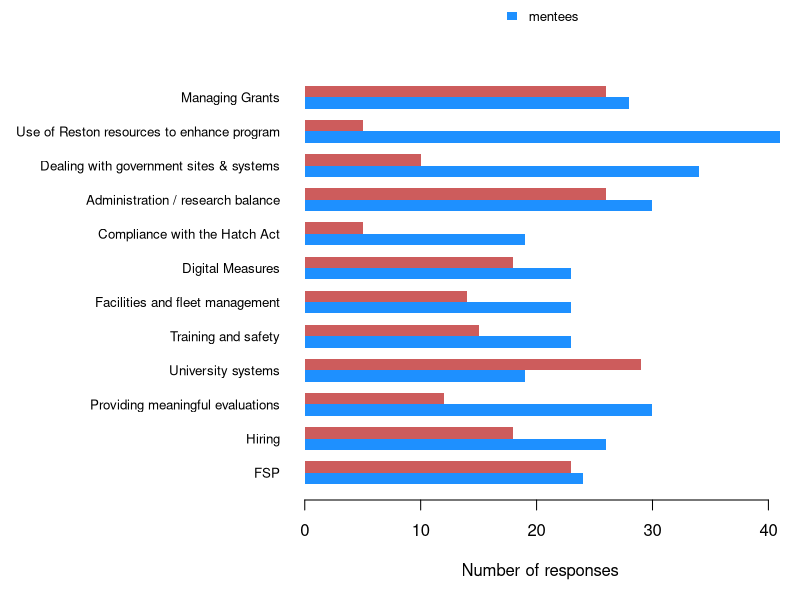

R code for this plot:
## 01_clean_data.R

## this script cleans up the raw survey data for summarizing and plotting

#### inits ####

library(here)
library(dplyr)

#### read data ####

data_raw <- readr::read_csv(here("data", "raw", "cru_peer_mentoring_survey.csv"))

#### admin ####

## admin responses
data_admin <- data_raw %>%
  select(starts_with("Administration")) %>%
  select(!contains("format")) %>%
  select(!contains("other topics"))
  
## number of mentees
mentees <- (data_admin == "Mentee" | data_admin == "Mentor;Mentee") %>%
  apply(2, sum, na.rm = TRUE)

## number of mentors
mentors <- (data_admin == "Mentor" | data_admin == "Mentor;Mentee") %>%
  apply(2, sum, na.rm = TRUE)

## matrix of data for plotting
data_plot <- rbind(mentees, mentors)

## list of topics
topics <- data_admin %>%
  colnames() %>%
  sub(pattern = "(^.*\\[)(.*)(\\])", replacement = "\\2")

## plot summary info
par(mai = c(0.9, 2.9, 0.6, 0.1),
    omi = rep(0.1, 4))
barplot(data_plot, beside = TRUE,
        col = c("dodgerblue", "indianred"), border = NA,
        names.arg = topics,
        legend.text = TRUE,
        args.legend = list(x = "top", inset = -0.2, bty = "n", border = NA,
                           xpd = TRUE, cex = 0.8),
        horiz = TRUE, las = 1, cex.names = 0.8,
        xlab = "Number of responses")

